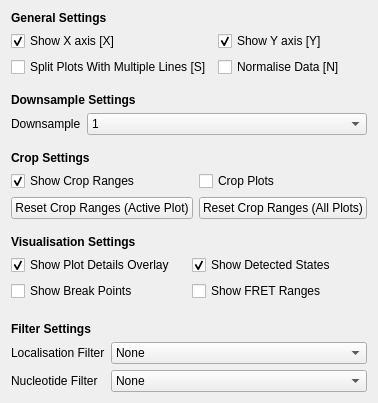
<?xml version="1.0" encoding="UTF-8"?>
<ui version="4.0">
 <class>Form</class>
 <widget class="QWidget" name="Form">
  <property name="geometry">
   <rect>
    <x>0</x>
    <y>0</y>
    <width>339</width>
    <height>403</height>
   </rect>
  </property>
  <property name="sizePolicy">
   <sizepolicy hsizetype="MinimumExpanding" vsizetype="MinimumExpanding">
    <horstretch>0</horstretch>
    <verstretch>0</verstretch>
   </sizepolicy>
  </property>
  <property name="windowTitle">
   <string>Form</string>
  </property>
  <layout class="QVBoxLayout" name="verticalLayout">
   <item>
    <widget class="QLabel" name="label">
     <property name="font">
      <font>
       <weight>75</weight>
       <bold>true</bold>
      </font>
     </property>
     <property name="text">
      <string>General Settings</string>
     </property>
    </widget>
   </item>
   <item>
    <layout class="QGridLayout" name="gridLayout_16">
     <item row="1" column="1">
      <widget class="QCheckBox" name="plot_normalise">
       <property name="text">
        <string>Normalise Data [N]</string>
       </property>
      </widget>
     </item>
     <item row="1" column="0">
      <widget class="QCheckBox" name="plot_split_lines">
       <property name="text">
        <string>Split Plots With Multiple Lines [S]</string>
       </property>
      </widget>
     </item>
     <item row="0" column="0">
      <widget class="QCheckBox" name="plot_showx">
       <property name="text">
        <string>Show X axis [X]</string>
       </property>
       <property name="checked">
        <bool>true</bool>
       </property>
      </widget>
     </item>
     <item row="0" column="1">
      <widget class="QCheckBox" name="plot_showy">
       <property name="text">
        <string>Show Y axis [Y]</string>
       </property>
       <property name="checked">
        <bool>true</bool>
       </property>
      </widget>
     </item>
    </layout>
   </item>
   <item>
    <spacer name="verticalSpacer">
     <property name="orientation">
      <enum>Qt::Vertical</enum>
     </property>
     <property name="sizeType">
      <enum>QSizePolicy::Minimum</enum>
     </property>
     <property name="sizeHint" stdset="0">
      <size>
       <width>20</width>
       <height>10</height>
      </size>
     </property>
    </spacer>
   </item>
   <item>
    <widget class="QLabel" name="label_6">
     <property name="font">
      <font>
       <weight>75</weight>
       <bold>true</bold>
      </font>
     </property>
     <property name="text">
      <string>Downsample Settings</string>
     </property>
    </widget>
   </item>
   <item>
    <layout class="QFormLayout" name="formLayout_2">
     <item row="0" column="0">
      <widget class="QLabel" name="label_7">
       <property name="text">
        <string>Downsample</string>
       </property>
      </widget>
     </item>
     <item row="0" column="1">
      <widget class="QComboBox" name="plot_downsample">
       <item>
        <property name="text">
         <string>1</string>
        </property>
       </item>
       <item>
        <property name="text">
         <string>2</string>
        </property>
       </item>
       <item>
        <property name="text">
         <string>3</string>
        </property>
       </item>
       <item>
        <property name="text">
         <string>4</string>
        </property>
       </item>
       <item>
        <property name="text">
         <string>5</string>
        </property>
       </item>
       <item>
        <property name="text">
         <string>10</string>
        </property>
       </item>
      </widget>
     </item>
    </layout>
   </item>
   <item>
    <spacer name="verticalSpacer_5">
     <property name="orientation">
      <enum>Qt::Vertical</enum>
     </property>
     <property name="sizeType">
      <enum>QSizePolicy::Minimum</enum>
     </property>
     <property name="sizeHint" stdset="0">
      <size>
       <width>20</width>
       <height>10</height>
      </size>
     </property>
    </spacer>
   </item>
   <item>
    <widget class="QLabel" name="label_4">
     <property name="font">
      <font>
       <weight>75</weight>
       <bold>true</bold>
      </font>
     </property>
     <property name="text">
      <string>Crop Settings</string>
     </property>
    </widget>
   </item>
   <item>
    <layout class="QGridLayout" name="gridLayout">
     <item row="1" column="0">
      <widget class="QPushButton" name="crop_reset_active">
       <property name="text">
        <string>Reset Crop Ranges (Active Plot)</string>
       </property>
      </widget>
     </item>
     <item row="1" column="1">
      <widget class="QPushButton" name="crop_reset_all">
       <property name="text">
        <string>Reset Crop Ranges (All Plots)</string>
       </property>
      </widget>
     </item>
     <item row="0" column="0">
      <widget class="QCheckBox" name="show_crop_range">
       <property name="text">
        <string>Show Crop Ranges</string>
       </property>
       <property name="checked">
        <bool>true</bool>
       </property>
      </widget>
     </item>
     <item row="0" column="1">
      <widget class="QCheckBox" name="crop_plots">
       <property name="text">
        <string>Crop Plots</string>
       </property>
      </widget>
     </item>
    </layout>
   </item>
   <item>
    <spacer name="verticalSpacer_3">
     <property name="orientation">
      <enum>Qt::Vertical</enum>
     </property>
     <property name="sizeType">
      <enum>QSizePolicy::Minimum</enum>
     </property>
     <property name="sizeHint" stdset="0">
      <size>
       <width>20</width>
       <height>10</height>
      </size>
     </property>
    </spacer>
   </item>
   <item>
    <widget class="QLabel" name="label_2">
     <property name="font">
      <font>
       <weight>75</weight>
       <bold>true</bold>
      </font>
     </property>
     <property name="text">
      <string>Visualisation Settings</string>
     </property>
    </widget>
   </item>
   <item>
    <layout class="QGridLayout" name="gridLayout_25">
     <item row="0" column="0">
      <widget class="QCheckBox" name="show_plot_details">
       <property name="text">
        <string>Show Plot Details Overlay</string>
       </property>
       <property name="checked">
        <bool>true</bool>
       </property>
      </widget>
     </item>
     <item row="0" column="1">
      <widget class="QCheckBox" name="show_detected_states">
       <property name="text">
        <string>Show Detected States</string>
       </property>
       <property name="checked">
        <bool>true</bool>
       </property>
      </widget>
     </item>
     <item row="1" column="0">
      <widget class="QCheckBox" name="show_breakpoints">
       <property name="text">
        <string>Show Break Points</string>
       </property>
       <property name="checked">
        <bool>false</bool>
       </property>
      </widget>
     </item>
     <item row="1" column="1">
      <widget class="QCheckBox" name="show_correction_factor_ranges">
       <property name="text">
        <string>Show FRET Ranges</string>
       </property>
       <property name="checked">
        <bool>false</bool>
       </property>
      </widget>
     </item>
    </layout>
   </item>
   <item>
    <spacer name="verticalSpacer_4">
     <property name="orientation">
      <enum>Qt::Vertical</enum>
     </property>
     <property name="sizeType">
      <enum>QSizePolicy::MinimumExpanding</enum>
     </property>
     <property name="sizeHint" stdset="0">
      <size>
       <width>20</width>
       <height>10</height>
      </size>
     </property>
    </spacer>
   </item>
   <item>
    <widget class="QLabel" name="label_3">
     <property name="font">
      <font>
       <weight>75</weight>
       <bold>true</bold>
      </font>
     </property>
     <property name="text">
      <string>Filter Settings</string>
     </property>
    </widget>
   </item>
   <item>
    <layout class="QFormLayout" name="formLayout">
     <item row="0" column="0">
      <widget class="QLabel" name="label_17">
       <property name="text">
        <string>Localisation Filter</string>
       </property>
      </widget>
     </item>
     <item row="0" column="1">
      <widget class="QComboBox" name="plot_user_filter">
       <item>
        <property name="text">
         <string>None</string>
        </property>
       </item>
       <item>
        <property name="text">
         <string>0</string>
        </property>
       </item>
       <item>
        <property name="text">
         <string>1</string>
        </property>
       </item>
       <item>
        <property name="text">
         <string>2</string>
        </property>
       </item>
       <item>
        <property name="text">
         <string>3</string>
        </property>
       </item>
       <item>
        <property name="text">
         <string>4</string>
        </property>
       </item>
       <item>
        <property name="text">
         <string>5</string>
        </property>
       </item>
       <item>
        <property name="text">
         <string>6</string>
        </property>
       </item>
       <item>
        <property name="text">
         <string>7</string>
        </property>
       </item>
       <item>
        <property name="text">
         <string>8</string>
        </property>
       </item>
       <item>
        <property name="text">
         <string>9</string>
        </property>
       </item>
      </widget>
     </item>
     <item row="1" column="0">
      <widget class="QLabel" name="label_26">
       <property name="text">
        <string>Nucleotide Filter</string>
       </property>
      </widget>
     </item>
     <item row="1" column="1">
      <widget class="QComboBox" name="plot_nucleotide_filter">
       <item>
        <property name="text">
         <string>None</string>
        </property>
       </item>
       <item>
        <property name="text">
         <string>A</string>
        </property>
       </item>
       <item>
        <property name="text">
         <string>T</string>
        </property>
       </item>
       <item>
        <property name="text">
         <string>C</string>
        </property>
       </item>
       <item>
        <property name="text">
         <string>G</string>
        </property>
       </item>
      </widget>
     </item>
    </layout>
   </item>
  </layout>
 </widget>
 <resources/>
 <connections/>
</ui>
